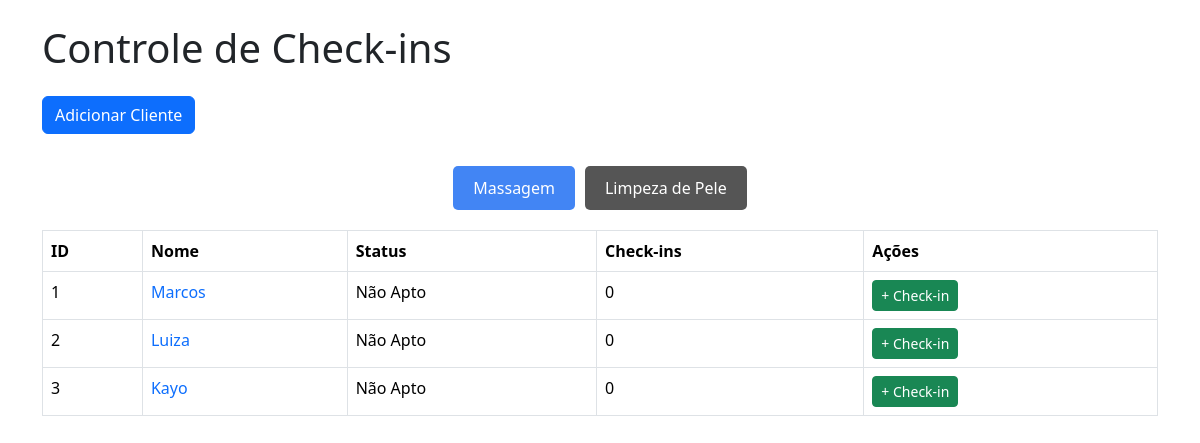
Before: / with the older database file.
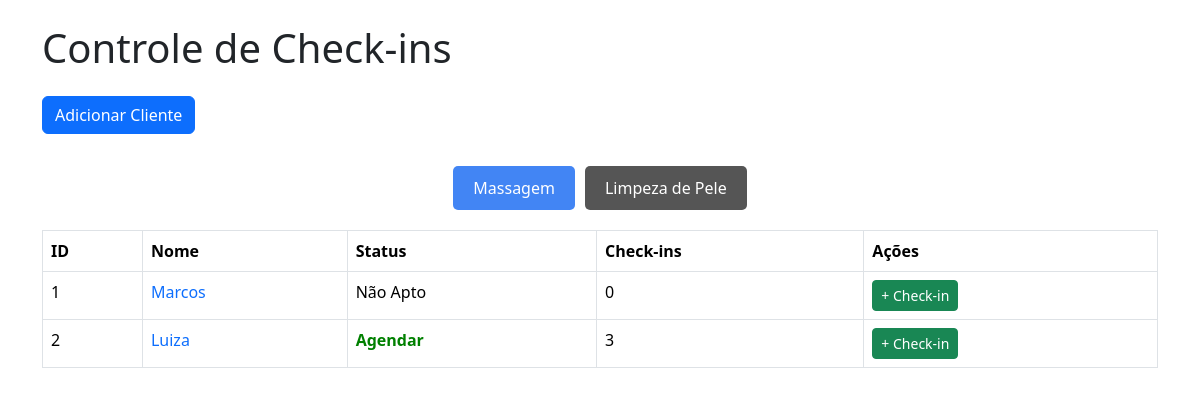
After: the same page with the newer database file.
### tables this page shows
CREATE TABLE clientes_massagem (
        id INTEGER PRIMARY KEY AUTOINCREMENT,
        nome TEXT NOT NULL,
        status_massagem BOOLEAN DEFAULT FALSE,
        checkins_massagem INTEGER DEFAULT 0
    );

### app/views.py (the view)
@app.route("/")
def homepage_massagem():
    conn = get_db_connection()
    clientes_massagem = conn.execute('SELECT * FROM clientes_massagem').fetchall()
    conn.close()
    return render_template('massagem.html', clientes_massagem=clientes_massagem)

### app/views.py (called while the page is built)
def get_db_connection():
    conn = sqlite3.connect('checkins.db')
    conn.row_factory = sqlite3.Row
    return conn

### app/templates/massagem.html (shortened to what this page needs)
<!DOCTYPE html>
<html lang="pt-br">
<head>
    <link href="https://cdn.jsdelivr.net/npm/bootstrap@5.3.2/dist/css/bootstrap.min.css" rel="stylesheet">
    <link rel="stylesheet" href="{{url_for('static', filename='css/style.css')}}">
    <link rel="stylesheet" href="{{url_for('static', filename='css/modal.css')}}">
</head>
<body>
    <div class="container">
        <h1 class="mb-4">
            Controle de Check-ins
        </h1>
        <button class="btn btn-primary" id="openModal">Adicionar Cliente</button>
        <div class="nav">
            <a href="/" class="active">Massagem</a>
            <a href="/limpeza">Limpeza de Pele</a>
        </div>
        <table class="table table-bordered">
            <thead>
                <tr>
                <th>ID</th>
                <th>Nome</th>
                <th>Status</th>
                <th>Check-ins</th>
                <th>Ações</th>
                </tr>
            </thead>
            <tbody>
                {% for cliente in clientes_massagem %}
                <tr>
                <td>{{ cliente.id }}</td>
                <td><a href="/clientemassagem/{{cliente.id}}">{{ cliente.nome }}</a></td>
                {% if cliente.status_massagem %}
                    <td><a class="agendar" href="https://www.tecnofit.com.br" target="_blank">Agendar</a></td>
                {% else %}
                    <td>Não Apto</td>
                {% endif %}
                <td>{{ cliente.checkins_massagem }}</td>
                <td>
                    <a href="/checkinmassagem/{{ cliente.id }}" class="btn btn-success btn-sm">+ Check-in</a>
                </td>
                </tr>
                {% endfor %}
            </tbody>
        </table>
</body>
</html>

Changed rows visible on the page:
removed clientes_massagem: id "3", nome "Kayo", status_massagem "Não Apto", checkins_massagem "0"
changed clientes_massagem "Luiza": checkins_massagem "0" → "3"; status_massagem "Não Apto" → "Agendar"
